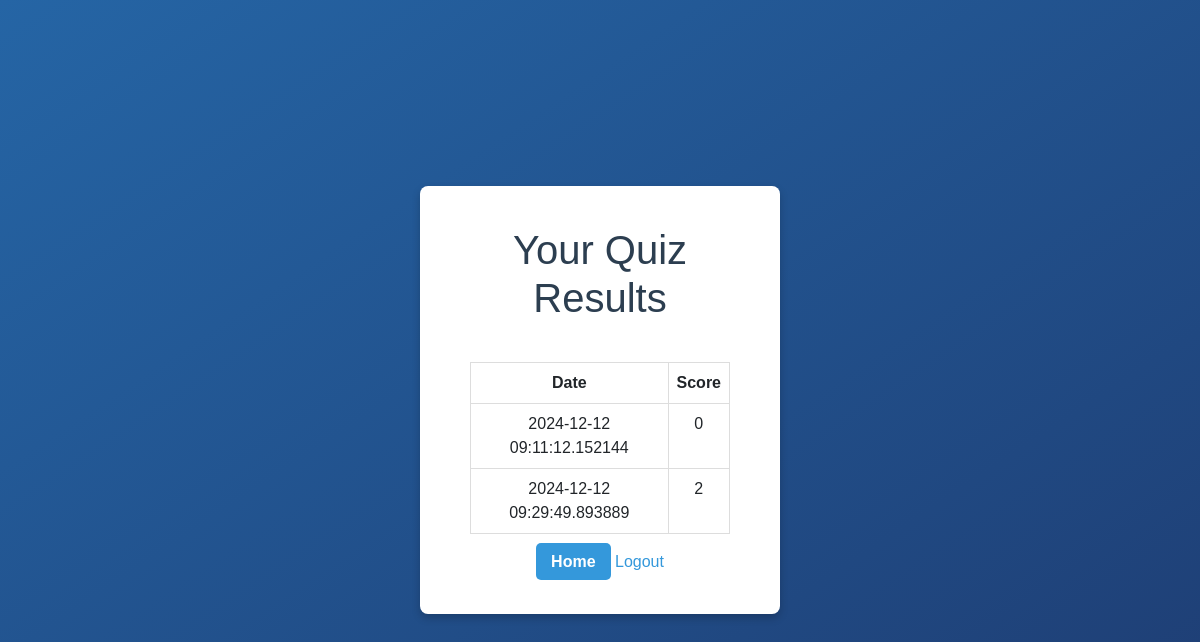
The app's page /results (signed in), older data.
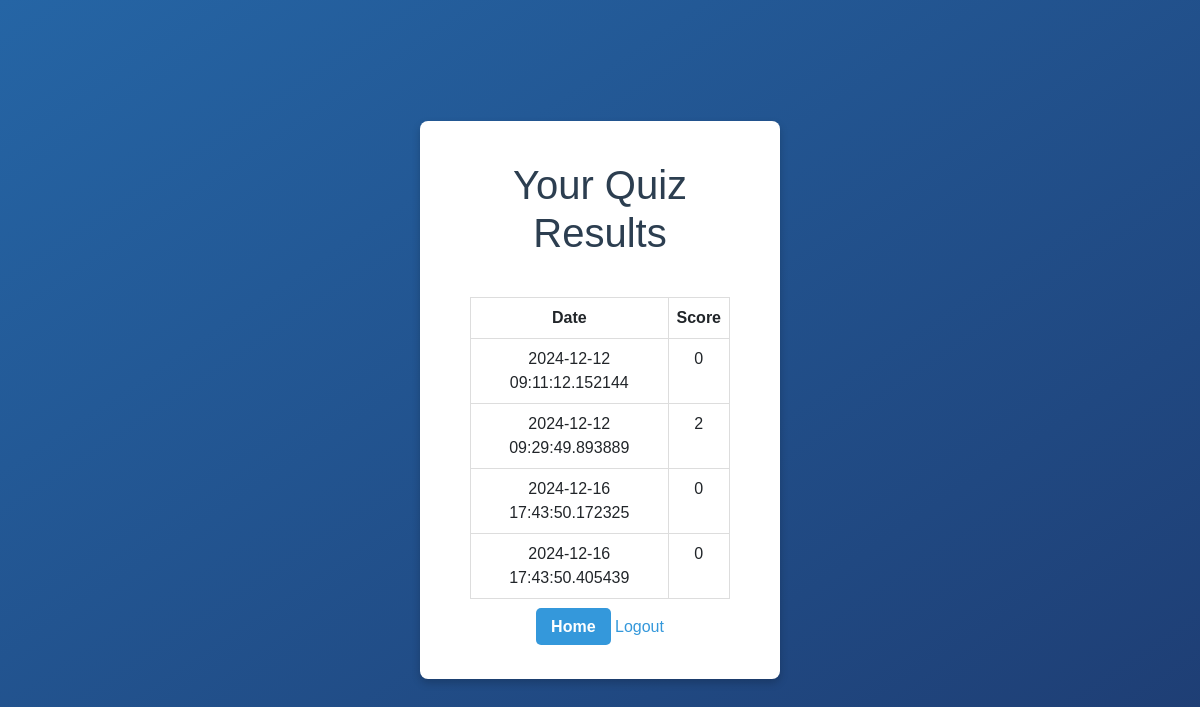
The same page, newer data.
### app.py (models this page shows)
class QuizResult(db.Model):
    id = db.Column(db.Integer, primary_key=True)
    user_id = db.Column(db.Integer, db.ForeignKey('user.id'), nullable=False)
    score = db.Column(db.Integer, nullable=False)
    date_taken = db.Column(db.DateTime, default=datetime.datetime.utcnow)

### app.py (the view)
@app.route('/results')
def results():
    timeout = request.args.get('timeout', False)
    user_id = session.get('user_id')
    if not user_id:
        return redirect(url_for('login'))
    results = QuizResult.query.filter_by(user_id=user_id).all()
    return render_template('results.html', results=results, timeout=timeout)

### templates/results.html (shortened to what this page needs)
<!DOCTYPE html>
<html lang="en">
<head>
    <link rel="stylesheet" href="https://cdn.jsdelivr.net/npm/bootstrap@5.3.0/dist/css/bootstrap.min.css">
    <link rel="stylesheet" type="text/css" href="{{ url_for('static', filename='css/styles.css') }}">
</head>
<body class="auth-page">
    <div class="auth-container">
        <h1>Your Quiz Results</h1>
        {% if results %}
        <div class="table-container">
            <table class="table">
                <thead>
                    <tr>
                        <th>Date</th>
                        <th>Score</th>
                    </tr>
                </thead>
                <tbody>
                    {% for result in results %}
                    <tr>
                        <td>{{ result.date_taken }}</td>
                        <td>{{ result.score }}</td>
                    </tr>
                    {% endfor %}
                </tbody>
            </table>
        </div>
        {% else %}
            <p>No results available yet.</p>
        {% endif %}
        <div class="results-actions">
            <a href="/" class="btn-primary">Home</a>
            <a href="/logout" class="btn-danger">Logout</a>
        </div>
    </div>
</body>
</html>

Row changes from the older to the newer data that the page shows:
added QuizResult: date_taken "2024-12-16 17:43:50.172325", score "0"
added QuizResult: date_taken "2024-12-16 17:43:50.405439", score "0"
